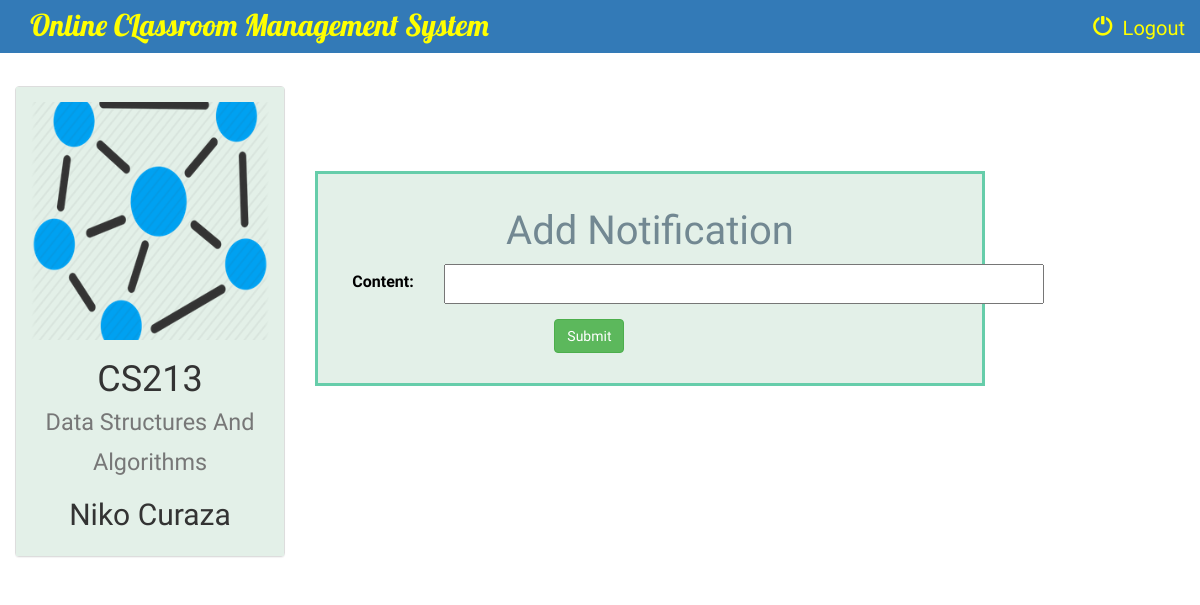
/instructor/1/add_notification/ (signed in), run on the app's committed database.
### instructor/models.py (models this page shows, shortened)
class Course(models.Model):
    name = models.CharField(max_length=100)
    code = models.CharField(max_length=100)
    instructor = models.ForeignKey(Instructor, on_delete=models.CASCADE)
    course_logo = models.FileField(default=1)

class Instructor(models.Model):
    user = models.ForeignKey(User,on_delete=models.CASCADE, default=1)
    name = models.CharField(max_length=100)
    information = models.CharField(max_length=1000,default=1)
    def __str__(self):
        return self.name

### instructor/views.py (the view)
# urls.py: path('<int:course_id>/add_notification/', views.add_notification, name='add_notification'),
@login_required
def add_notification(request, course_id):
    form = NotificationForm(request.POST or None)
    course = Course.objects.get(id=course_id)
    if form.is_valid():
        notification = form.save(commit=False)
        notification.course = course
        notification.time = datetime.datetime.now().strftime('%H:%M, %d/%m/%y') # get the current date,time and convert into string
        notification.save()
        return redirect('instructor:instructor_detail', course.id)
    return render(request, 'instructor/add_notification.html', {'course': course, 'form': form})

### instructor/forms.py
class NotificationForm(forms.ModelForm):
    class Meta:
        model = Notification
        fields = ['content']

### instructor/templates/instructor/add_notification.html (shortened to what this page needs)
{% extends 'instructor/instructor_basic_page.html' %}
{% block body %}
<br>
<div class="container-fluid">
    <div class="row">
        <div class="col-sm-6 col-md-3">
            <div class="panel panel-default">
                <div class="panel-body" style="background-color: #e3f0e8;border: 0px solid #66cdaa;">
                    <a href="{% url 'instructor:instructor_detail' course.id %}">
                        {% if course.course_logo %}
                            <img src="{{ course.course_logo.url }}" class="img-responsive">
                        {% else %}
                            <h3>No image to display</h3>
                        {% endif %}
                    </a>
                    <h1 align="center">{{ course.code }}<br> <small>{{ course.name }}</small></h1>
                    <h2 align="center">{{ course.instructor }}</h2>
                </div>
            </div>
        </div>
        <br><br><br>
        <div class="col-sm-7">
                <div class="panel-body"style="background-color:#e3f0e8;color:black;border: 3px solid #66cdaa;font-family: 'Abhaya Libre';font-size:16px;">
                    <h3 align="center"; style="text-align:center;font-family:Volkhov,cursive;font-size:40px;color: #728892">Add Notification</h3>
               <form class="form-horizontal" role="form" action="" method="post" enctype="multipart/form-data">
        {% for field in form %}
        <div class="form-group">
            <div class="col-sm-offset-2 col-sm-10">
            </div>
        <label class="control-label col-sm-2">{{ field.label_tag }}</label>
        <div class="col-sm-5">{{ field }}</div>
        </div>
        {% endfor %}
        <div class="form-group">
            <div class="col-sm-offset-4 col-sm-10">
                <button type="submit" class="btn btn-success">Submit</button>
            </div>
        </div>
    </form>
                </div>
            </div>
    </div>
</div>
{% endblock %}

### instructor/templates/instructor/instructor_basic_page.html (style rules this page uses)
a { color: yellow; }
#id_content { width: 600px; height: 40px; }
body { background: url('https://i.pinimg.com/originals/5d/5d/79/5d5d79ab40f17440b11dfdf9cd0f1f08.jpg') no-repeat center center fixed; background-size: cover; font-family: Ledger;font-size: 20px; }

### data on the page
Course: course_logo (picture), code "CS213", name "Data Structures And Algorithms", instructor "Niko Curaza"

### other printed values
{{ field.label_tag }} "Content:"
